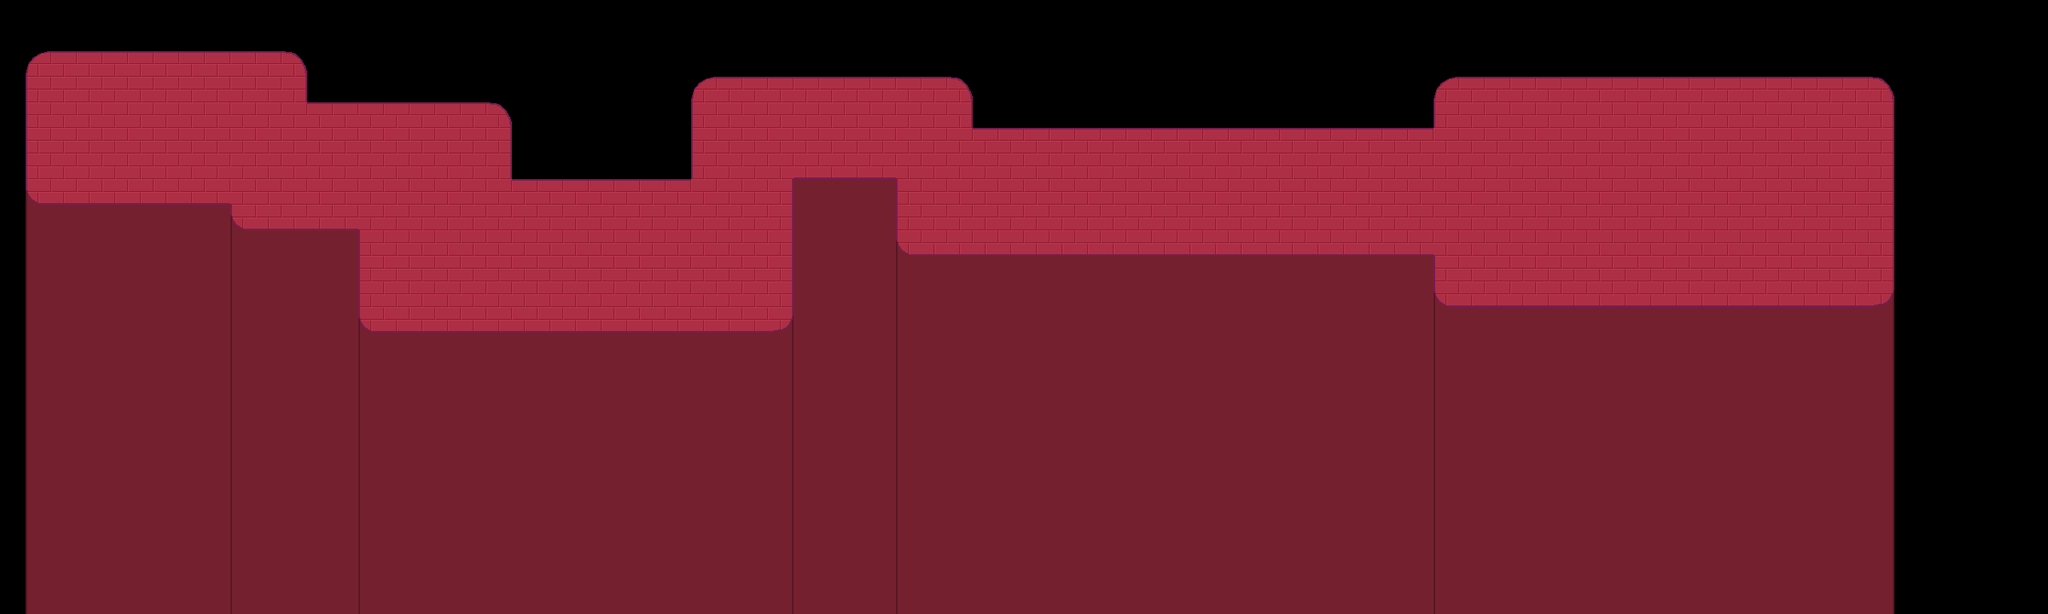

This game map was drawn from its Tiled (.tmx) file and the tilesets committed beside it. A one-line description and the trimmed map source follow:
An orthogonal 80x24 tile map with 32x32 px tiles, 2 tile layers (front edge, floor), 2 tilesets and 12 objects (5x enemyblue, 5x plantman, player, skater).

<map version="1.10" tiledversion="1.10.2" orientation="orthogonal" renderorder="right-down" width="80" height="24" tilewidth="32" tileheight="32" infinite="0" nextlayerid="4" nextobjectid="33">
 <editorsettings>
  <export target="stage5.tmx" format="tmx" />
 </editorsettings>
 <tileset firstgid="1" source="stage3.tsx" />
 <tileset firstgid="257" source="stage1.tsx" />
 <layer id="1" name="front edge" width="80" height="24">
  <data>[1920 cells, 1051 non-empty, 3 distinct tile ids]</data>
 </layer>
 <layer id="2" name="floor" width="80" height="24">
  <data>[1920 cells, 793 non-empty, 11 distinct tile ids]</data>
 </layer>
 <objectgroup id="3" name="Object Layer 1">
  <object id="11" name="player" x="160.5" y="178.333">
   <point />
  </object>
  <object id="16" name="skater" x="2078" y="238.667">
   <point />
  </object>
  <object id="22" name="enemyblue" x="753.333" y="370">
   <point />
  </object>
  <object id="23" name="enemyblue" x="715.333" y="298.667">
   <point />
  </object>
  <object id="24" name="enemyblue" x="840" y="272.001">
   <point />
  </object>
  <object id="25" name="enemyblue" x="859.333" y="372.667">
   <point />
  </object>
  <object id="26" name="enemyblue" x="941.333" y="325.333">
   <point />
  </object>
  <object id="27" name="plantman" x="1290.66" y="227.334">
   <point />
  </object>
  <object id="28" name="plantman" x="1513.33" y="250.667">
   <point />
  </object>
  <object id="29" name="plantman" x="1628.67" y="227.333">
   <point />
  </object>
  <object id="30" name="plantman" x="1372.66" y="269.334">
   <point />
  </object>
  <object id="31" name="plantman" x="1710.67" y="269.333">
   <point />
  </object>
 </objectgroup>
</map>
